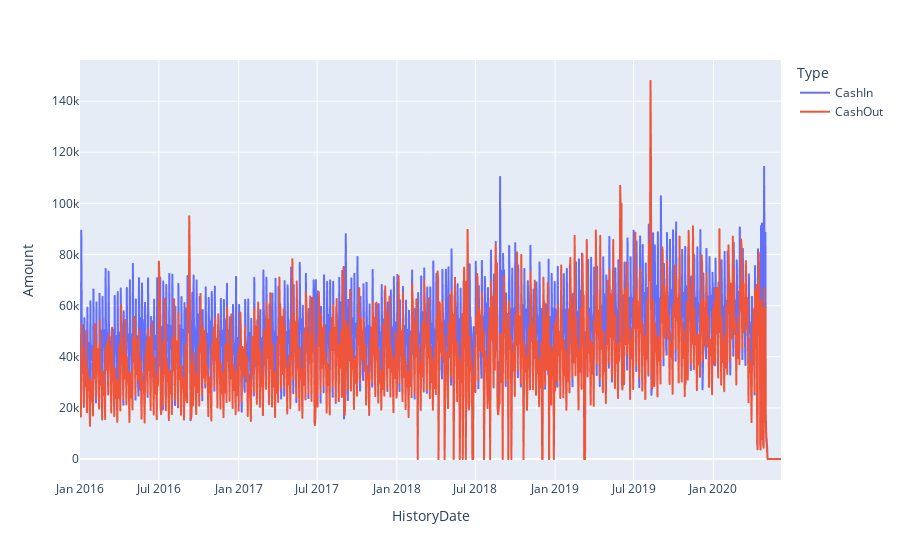

The cell this chart's notebook holds for it:
### Markdown cell above
### Line Plot with plotly

### Code cell
import plotly.express as px

draw_df = pd.DataFrame(means.stack()).reset_index()
draw_df.columns = ['HistoryDate', "Type", "Amount"]

fig = px.line(draw_df, x="HistoryDate", y="Amount", color='Type')
fig.show()

### Figure 1 — Plotly figure (JSON) as saved in the notebook; plotly's stock layout.template omitted (floating-point values rounded to 4 significant figures; data arrays with more than 128 entries replaced by an {"elided": "..."} marker saying what was removed)
{"data": [{"hovertemplate": "Type=CashIn<br>HistoryDate=%{x}<br>Amount=%{y}<extra></extra>", "legendgroup": "CashIn", "line": {"color": "#636efa", "dash": "solid"}, "mode": "lines", "name": "CashIn", "showlegend": true, "type": "scattergl", "x": {"elided": "1618 str values"}, "xaxis": "x", "y": {"elided": "1618 float values"}, "yaxis": "y"}, {"hovertemplate": "Type=CashOut<br>HistoryDate=%{x}<br>Amount=%{y}<extra></extra>", "legendgroup": "CashOut", "line": {"color": "#EF553B", "dash": "solid"}, "mode": "lines", "name": "CashOut", "showlegend": true, "type": "scattergl", "x": {"elided": "1618 str values"}, "xaxis": "x", "y": {"elided": "1618 float values"}, "yaxis": "y"}], "layout": {"legend": {"title": {"text": "Type"}, "tracegroupgap": 0}, "margin": {"t": 60}, "xaxis": {"anchor": "y", "domain": [0, 1], "title": {"text": "HistoryDate"}}, "yaxis": {"anchor": "x", "domain": [0, 1], "title": {"text": "Amount"}}}}
